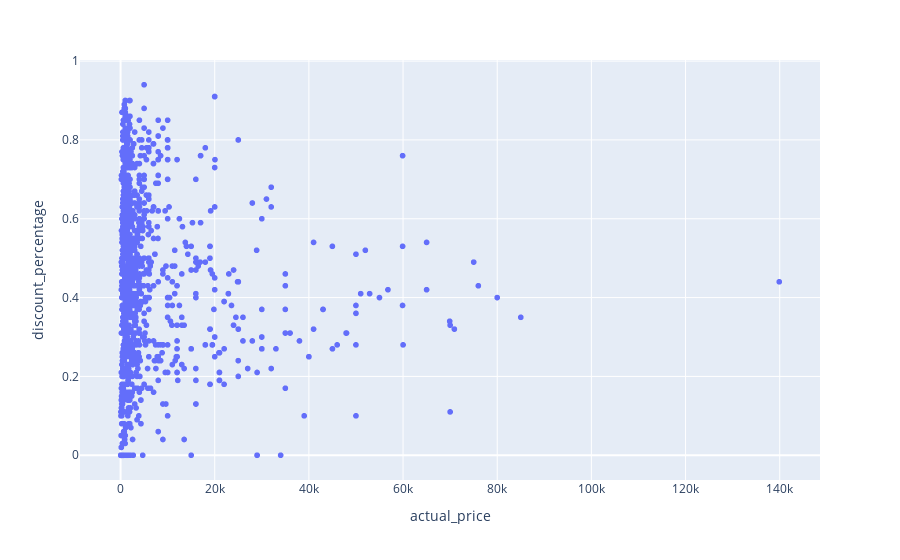

This figure's notebook cell:
### Code cell
fig = px.scatter(df, x = 'actual_price', y = 'discount_percentage')
fig.show()

### Figure 1 — Plotly figure (JSON) as saved in the notebook; plotly's stock layout.template omitted (floating-point values rounded to 4 significant figures; data arrays with more than 128 entries replaced by an {"elided": "..."} marker saying what was removed)
{"data": [{"hovertemplate": "actual_price=%{x}<br>discount_percentage=%{y}<extra></extra>", "legendgroup": "", "marker": {"color": "#636efa", "symbol": "circle"}, "mode": "markers", "name": "", "showlegend": false, "type": "scattergl", "x": {"elided": "1465 float values"}, "xaxis": "x", "y": {"elided": "1465 float values"}, "yaxis": "y"}], "layout": {"legend": {"tracegroupgap": 0}, "margin": {"t": 60}, "xaxis": {"anchor": "y", "domain": [0, 1], "title": {"text": "actual_price"}}, "yaxis": {"anchor": "x", "domain": [0, 1], "title": {"text": "discount_percentage"}}}}
